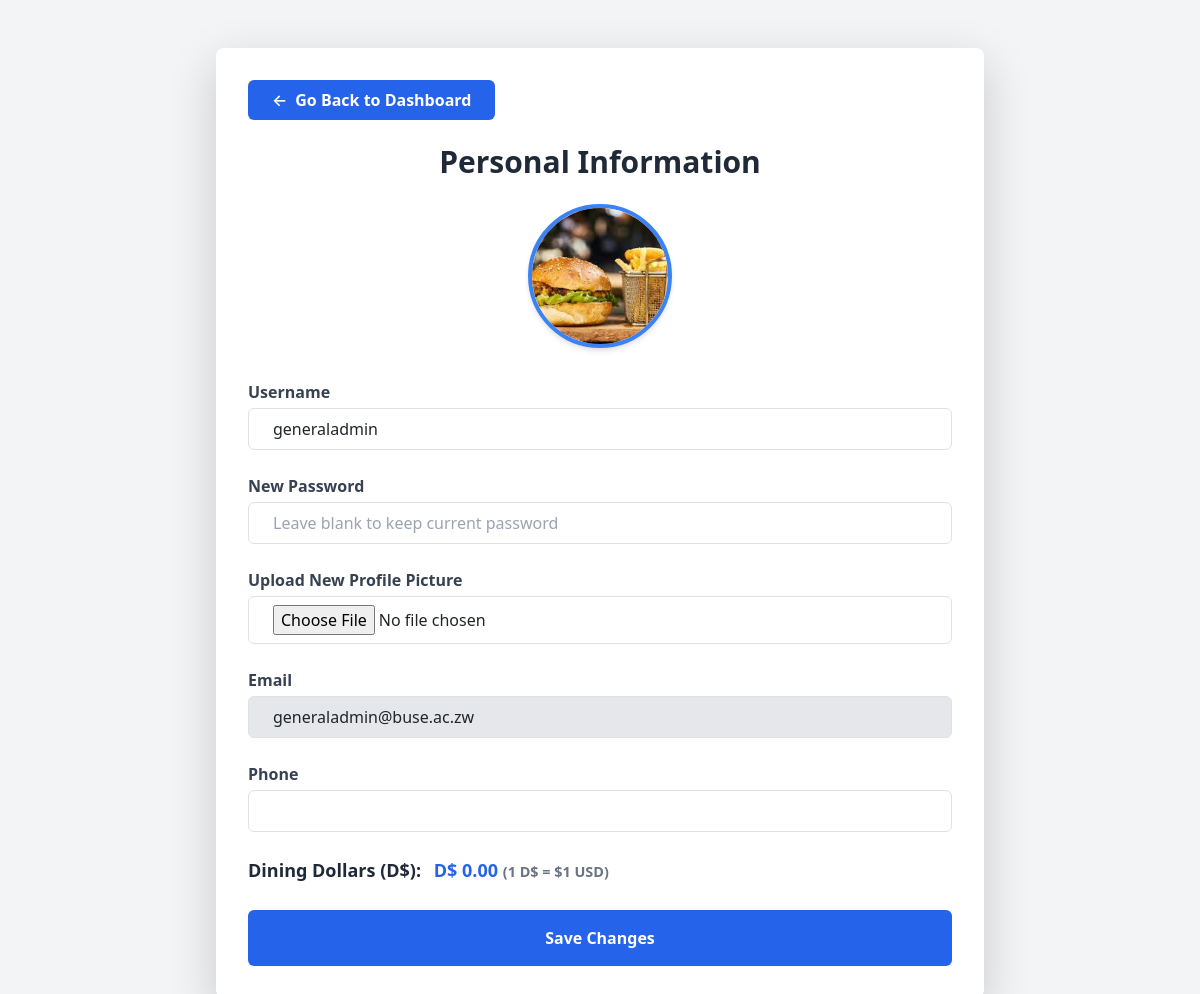
/client/profile.php (signed in), run on the app's committed database.
### tables this page shows
CREATE TABLE IF NOT EXISTS `users` (
  `id` int NOT NULL AUTO_INCREMENT,
  `username` varchar(50) NOT NULL,
  `email` varchar(100) NOT NULL,
  `password_hash` varchar(255) NOT NULL,
  `role_id` int NOT NULL,
  `created_at` timestamp NULL DEFAULT CURRENT_TIMESTAMP,
  `wallet_balance` decimal(10,2) NOT NULL DEFAULT '0.00',
  `phone` varchar(20) DEFAULT NULL,
  `address` text,
  `residence` varchar(20) DEFAULT NULL,
  `level` varchar(3) DEFAULT NULL,
  `client_id` varchar(8) DEFAULT NULL,
  `profile_pic` varchar(255) DEFAULT 'icons/download.jpeg',
  `total_spend` decimal(10,2) DEFAULT NULL,
  PRIMARY KEY (`id`),
  UNIQUE KEY `username` (`username`),
  UNIQUE KEY `email` (`email`),
  KEY `role_id` (`role_id`),
  KEY `fk_client_id` (`client_id`)
);

### client/profile.php (the view, shortened to what this page needs)
<?php
require_once '../config.php';
$user_id = $_SESSION['user_id'];
$stmt = $pdo->prepare("SELECT * FROM users WHERE id = ?");
$stmt->execute([$user_id]);
$user = $stmt->fetch(PDO::FETCH_ASSOC);
?>
<!DOCTYPE html>
<html lang="en" class="scroll-smooth">
<head>
    <link href="https://cdn.jsdelivr.net/npm/bootstrap@5.3.0-alpha1/dist/css/bootstrap.min.css" rel="stylesheet" />
    <link href="https://cdn.jsdelivr.net/npm/tailwindcss@2.2.19/dist/tailwind.min.css" rel="stylesheet" />
</head>
<body class="bg-gray-100">
    <main class="container mx-auto mt-12 max-w-3xl bg-white rounded-lg shadow-lg p-8">
       <a href="dashboard.php" class="flex items-center mb-4">
        <button
            class="flex items-center bg-blue-600 hover:bg-blue-700 text-white font-semibold py-2 px-4 rounded-md transition-colors duration-300"
        >
            <span class="mr-2">&larr;</span>
            Go Back to Dashboard
        </button>
    </a>
        <h2 class="text-3xl font-bold mb-6 text-center text-gray-800 dark:text-gray-100">Personal Information</h2>
        <div class="text-center mb-8">
            <img src="<?= htmlspecialchars($user['profile_pic'] ?? '') ?>" alt="Profile Picture" class="mx-auto rounded-full w-36 h-36 object-cover shadow-md border-4 border-blue-500" />
        </div>
        <form method="POST" enctype="multipart/form-data" class="space-y-6">
            <div>
                <label for="username" class="block mb-1 font-semibold text-gray-700 dark:text-gray-300">Username</label>
                <input
                    id="username"
                    type="text"
                    name="username"
                    value="<?= htmlspecialchars($user['username'] ?? '') ?>"
                    required
                    class="w-full border border-gray-300 rounded-md px-4 py-2 focus:outline-none focus:ring-2 focus:ring-blue-500 dark:bg-gray-800 dark:border-gray-600 dark:text-gray-200"
                />
            </div>
            <div>
                <label for="password" class="block mb-1 font-semibold text-gray-700 dark:text-gray-300">New Password</label>
                <input
                    id="password"
                    type="password"
                    name="password"
                    placeholder="Leave blank to keep current password"
                    class="w-full border border-gray-300 rounded-md px-4 py-2 focus:outline-none focus:ring-2 focus:ring-blue-500 dark:bg-gray-800 dark:border-gray-600 dark:text-gray-200"
                />
            </div>
            <div>
                <label for="profile_pic" class="block mb-1 font-semibold text-gray-700 dark:text-gray-300">Upload New Profile Picture</label>
                <input
                    id="profile_pic"
                    type="file"
                    name="profile_pic"
                    accept="image/*"
                    class="w-full border border-gray-300 rounded-md px-4 py-2 cursor-pointer focus:outline-none focus:ring-2 focus:ring-blue-500 dark:bg-gray-800 dark:border-gray-600 dark:text-gray-200"
                />
            </div>
            <div>
                <label for="email" class="block mb-1 font-semibold text-gray-700 dark:text-gray-300">Email</label>
                <input
                    id="email"
                    type="text"
                    readonly
                    value="<?= htmlspecialchars($user['email'] ?? '') ?>"
                    class="w-full bg-gray-200 border border-gray-300 rounded-md px-4 py-2 cursor-not-allowed dark:bg-gray-700 dark:border-gray-600 dark:text-gray-400"
                />
            </div>
            <div>
    <label for="phone" class="block mb-1 font-semibold text-gray-700 dark:text-gray-300">Phone</label>
    <input
        id="phone"
        type="text"
        name="phone"
        value="<?= htmlspecialchars($user['phone'] ?? '') ?>"
        class="w-full border border-gray-300 rounded-md px-4 py-2 focus:outline-none focus:ring-2 focus:ring-blue-500 dark:bg-gray-800 dark:border-gray-600 dark:text-gray-200"
    />
</div>
            <div class="text-lg font-semibold text-gray-800 dark:text-gray-100">
                Dining Dollars (D$):
                <span class="ml-2 text-blue-600 dark:text-blue-400">D$ <?= number_format($user['wallet_balance'] ?? 0, 2) ?></span>
                <small class="text-gray-500 dark:text-gray-400">(1 D$ = $1 USD)</small>
            </div>
            <button
                type="submit"
                class="w-full bg-blue-600 hover:bg-blue-700 text-white font-semibold py-3 rounded-md transition-colors duration-300"
            >
                Save Changes
            </button>
        </form>
    </main>
</body>
</html>

### client/profile.php (style rules this page uses)
body, input, button, select, textarea { transition: background-color 0.3s ease, color 0.3s ease, border-color 0.3s ease; }

### data on the page
users: profile_pic (picture), username "generaladmin", email "generaladmin@buse.ac.zw", wallet_balance "0.00"
